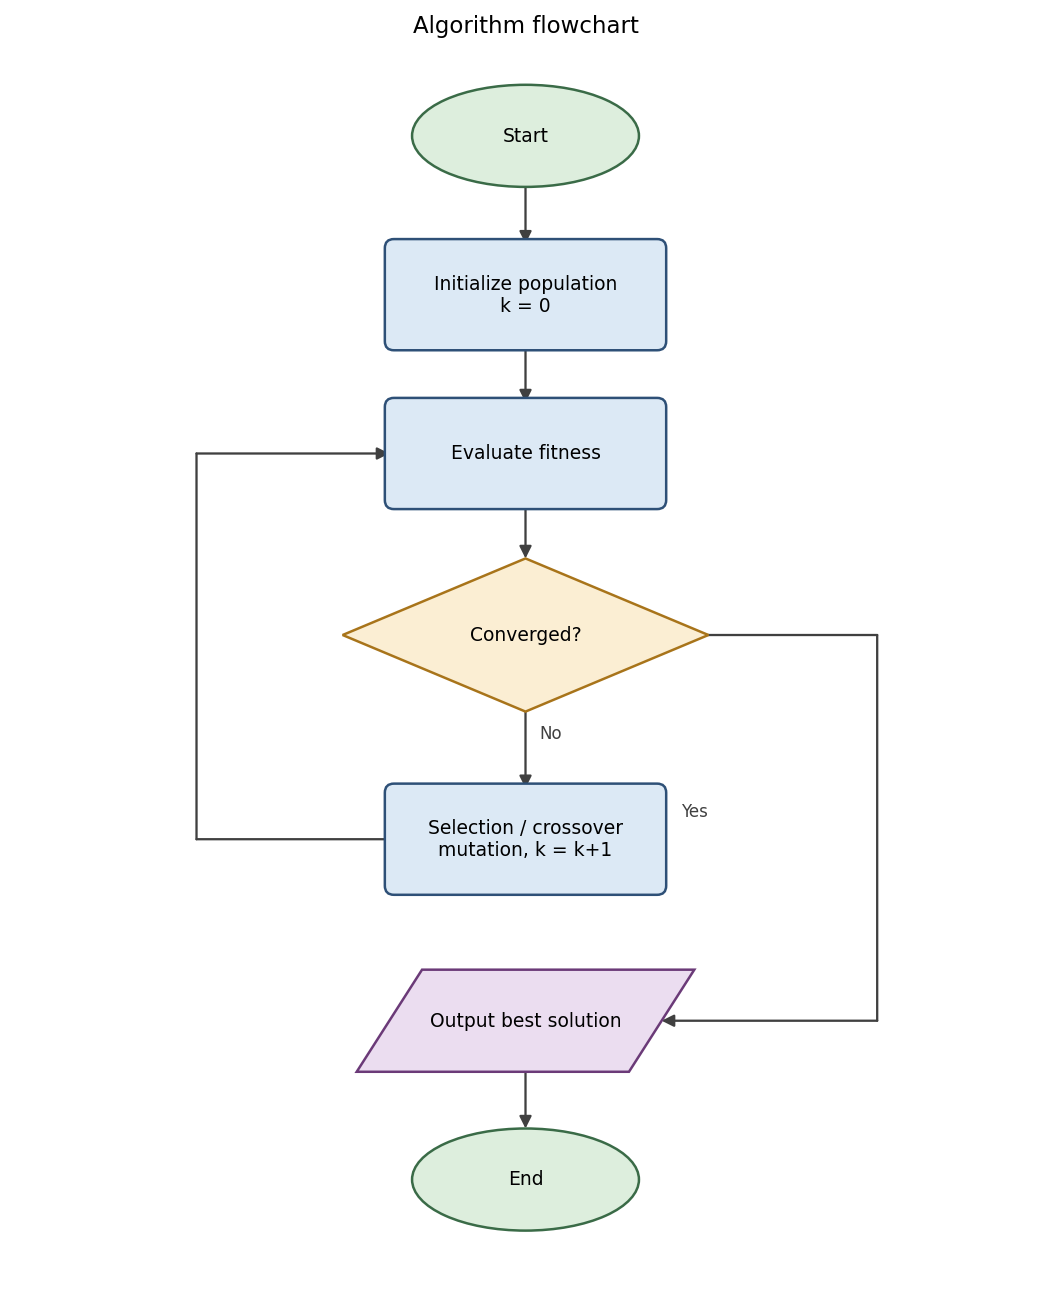

Python code for this plot:
"""flowchart_algorithm: 算法流程图（含判断分支与循环回边）."""
import sys, os; sys.path.insert(0, os.path.join(os.path.dirname(os.path.abspath(__file__)), '..', '..', '_utils', 'python'))
import matplotlib.pyplot as plt
from theme import apply_theme
from diagram import new_canvas, box, arrow

def make_figure(title='Algorithm flowchart'):
    apply_theme()
    fig, ax = new_canvas(9, 11)
    start = box(ax, 4.5, 10.2, 'Start', kind='oval', w=2.0)
    init  = box(ax, 4.5, 8.8, 'Initialize population\nk = 0')
    evalb = box(ax, 4.5, 7.4, 'Evaluate fitness')
    conv  = box(ax, 4.5, 5.8, 'Converged?', kind='diamond', w=2.6, h=0.9)
    update= box(ax, 4.5, 4.0, 'Selection / crossover\nmutation, k = k+1')
    out   = box(ax, 4.5, 2.4, 'Output best solution', kind='parallelogram')
    end   = box(ax, 4.5, 1.0, 'End', kind='oval', w=2.0)
    arrow(ax, start, init); arrow(ax, init, evalb); arrow(ax, evalb, conv)
    arrow(ax, conv, update, label='No')
    arrow(ax, update, evalb, via=[(1.6, 4.0), (1.6, 7.4)])
    arrow(ax, conv, out, via=[(7.6, 5.8), (7.6, 2.4)], label='Yes')
    arrow(ax, out, end)
    ax.set_title(title, fontsize=11)
    fig.tight_layout()
    return fig

if __name__ == '__main__':
    fig = make_figure(); fig.savefig(__file__.replace('.py', '.png'), dpi=150)
